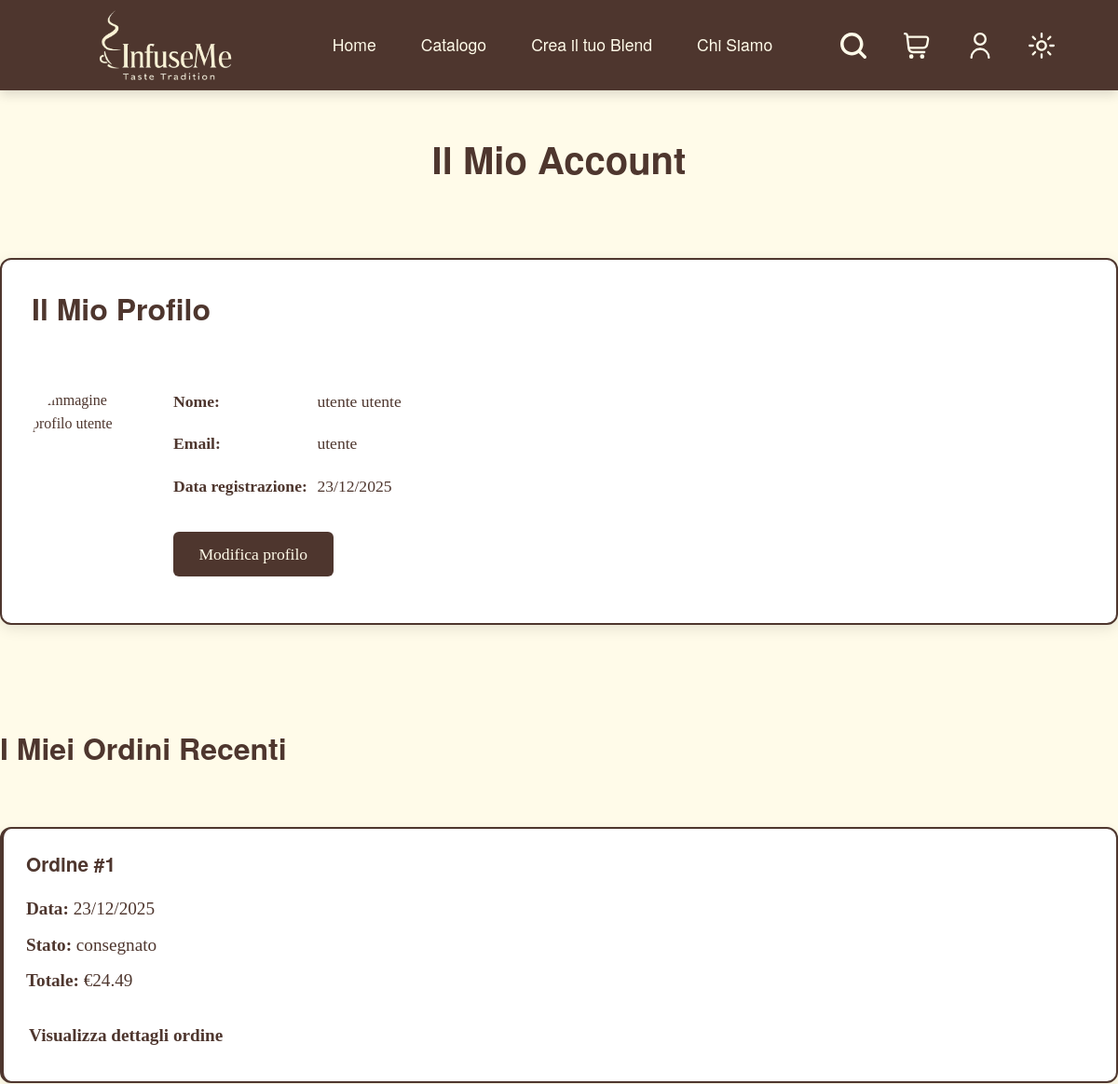
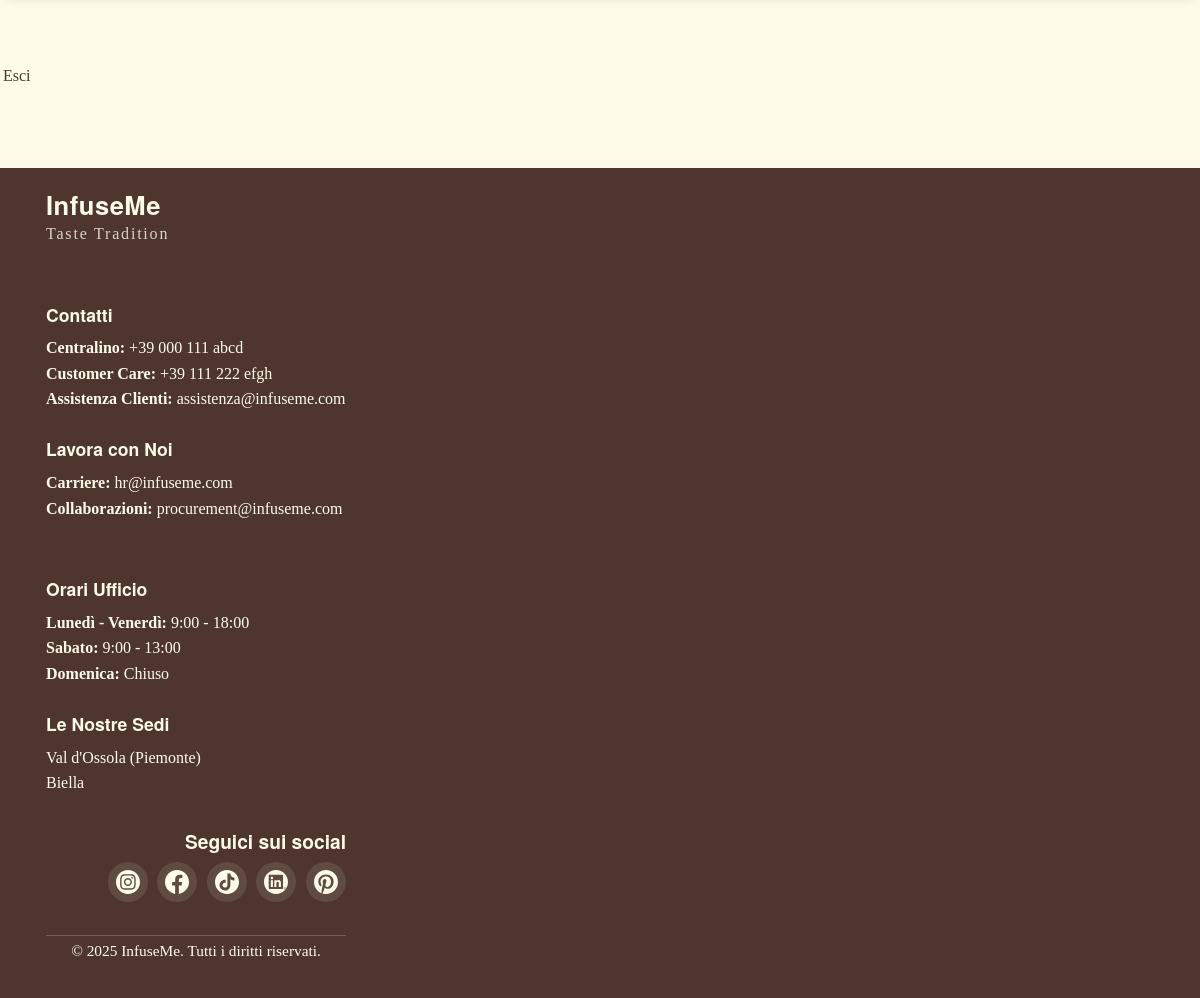
/src/paginaUtente.php (signed in), run on the app's committed database (2 pictures, top to bottom).
### tables this page shows
CREATE TABLE utente (
    id_utente INT UNSIGNED AUTO_INCREMENT PRIMARY KEY,
    nome VARCHAR(100) NOT NULL,
    cognome VARCHAR(100) NOT NULL,
    email VARCHAR(255) NOT NULL UNIQUE,
    password_hash VARCHAR(255) NOT NULL,
    data_nascita DATE NOT NULL,
    indirizzo VARCHAR(255) NULL,
    citta VARCHAR(100) NULL,
    cap VARCHAR(20) NULL,
    paese VARCHAR(100) NULL DEFAULT 'Italia',
    data_registrazione DATETIME NOT NULL DEFAULT CURRENT_TIMESTAMP,
    is_active BOOLEAN NOT NULL DEFAULT TRUE
);

CREATE TABLE ordine (
    id_ordine INT UNSIGNED AUTO_INCREMENT PRIMARY KEY,
    id_utente INT UNSIGNED NOT NULL,
    data_ordine DATETIME NOT NULL DEFAULT CURRENT_TIMESTAMP,
    data_consegna DATE NULL,
    indirizzo_spedizione VARCHAR(255) NULL,
    stato_ord ENUM('in_attesa','pagato','in_preparazione','spedito','consegnato','annullato') NOT NULL DEFAULT 'in_attesa',
    conferma_pagamento BOOLEAN NOT NULL DEFAULT FALSE,
    sottototale DECIMAL(10,2) NOT NULL DEFAULT 0.00,
    spese_spedizione DECIMAL(10,2) NOT NULL DEFAULT 4.99,
    totale DECIMAL(10,2) NOT NULL,
    omaggio BOOLEAN NOT NULL DEFAULT FALSE,
    descrizione_omaggio VARCHAR(255) NULL,
    note TEXT NULL,
    FOREIGN KEY (id_utente) REFERENCES utente(id_utente) ON DELETE RESTRICT,
    CONSTRAINT chk_ordine_totale CHECK (totale >= 0),
    CONSTRAINT chk_ordine_sottototale CHECK (sottototale >= 0)
);

### src/paginaUtente.php (the view, shortened to what this page needs)
<?php
require_once 'php/connessione.php';
try {
    $userId = userId();
    $stmt = $pdo->prepare("
        SELECT id_utente, nome, cognome, email, data_registrazione
        FROM utente
        WHERE id_utente = :id
        LIMIT 1
    ");
    $stmt->execute([':id' => $userId]);
    $utente = $stmt->fetch();
    $stmt_ordini = $pdo->prepare("
        SELECT id_ordine, data_ordine, stato_ord, totale
        FROM ordine
        WHERE id_utente = :id
        ORDER BY data_ordine DESC
        LIMIT 5
    ");
    $stmt_ordini->execute([':id' => $userId]);
    $ordini = $stmt_ordini->fetchAll();
} catch (PDOException $e) {
    die("Errore caricamento dati: " . $e->getMessage());
}
?>
<!DOCTYPE html>
<html lang="it" xml:lang="it" xmlns="http://www.w3.org/1999/xhtml">
<head>
    <link rel="stylesheet" href="style.css" type="text/css" />
</head>
<body>
     <?php include 'navbar.php'; ?>
    <main id="content">
        <section id="area-account">
            <h1>Il Mio <span lang="en">Account</span></h1>
            <section id="profilo-utente">
                <h2>Il Mio Profilo</h2>
                <div class="user-info">
                    <img src="images/avatar-utente.jpg" alt="Immagine profilo utente">
                    <div class="user-details">
                        <p><strong>Nome:</strong> <?= htmlspecialchars($utente['nome'] . ' ' . $utente['cognome']) ?>
                        </p>
                        <p><strong>Email:</strong> <?= htmlspecialchars($utente['email']) ?></p>
                        <p><strong>Data registrazione:</strong>
                            <?= date("d/m/Y", strtotime($utente['data_registrazione'])) ?></p>
                        <p><a href="modifica-profilo.php">Modifica profilo</a></p>
                    </div>
                </div>
            </section>
            <section id="ordini-recenti">
    <h2>I Miei Ordini Recenti</h2>
    <?php if (!empty($ordini)): ?>
        <?php foreach ($ordini as $ordine): ?>
            <article class="ordine">
                <h3>Ordine #<?= $ordine['id_ordine'] ?></h3>
                <p><strong>Data:</strong> <?= date("d/m/Y", strtotime($ordine['data_ordine'])) ?></p>
                <p><strong>Stato:</strong> <?= htmlspecialchars($ordine['stato_ord']) ?></p>
                <p><strong>Totale:</strong> €<?= number_format($ordine['totale'], 2) ?></p>
                <p><a href="dettaglio-ordine.php?id=<?= $ordine['id_ordine'] ?>">Visualizza dettagli ordine</a></p>
            </article>
        <?php endforeach; ?>
    <?php else: ?>
        <p>Nessun ordine ancora effettuato.</p>
    <?php endif; ?>
</section>
            <a href="/php/logout.php">Esci</a>
        </section>
    </main>
    <footer>
        <div class="container">
            <div class="footer-content">
                <div class="footer-section">
                    <div class="footer-brand">
                        <div class="brand-name"><span lang="en">InfuseMe</span></div>
                        <div class="motto-brand"><span lang="en">Taste Tradition</span></div>
                    </div>
                </div>
                <div class="footer-section">
                    <h3>Contatti</h3>
                    <address>
                        <div class="contact">
                            <strong>Centralino:</strong> +39 000 111 abcd
                        </div>
                        <div class="contact">
                            <strong><span lang="en">Customer Care</span>:</strong> +39 111 222 efgh
                        </div>
                        <div class="contact">
                            <strong>Assistenza Clienti:</strong> assistenza@infuseme.com
                        </div>
                    </address>
                    <h3>Lavora con Noi</h3>
                    <div class="work-item">
                        <strong>Carriere:</strong> hr@infuseme.com
                    </div>
                    <div class="work-item">
                        <strong>Collaborazioni:</strong> procurement@infuseme.com
                    </div>
                </div>
                <div class="footer-section">
                    <h3>Orari Ufficio</h3>
                    <div class="hours">
                        <strong>Lunedì - Venerdì:</strong> 9:00 - 18:00
                    </div>
                    <div class="hours">
                        <strong>Sabato:</strong> 9:00 - 13:00
                    </div>
                    <div class="hours">
                        <strong>Domenica:</strong> Chiuso
                    </div>
                    <h3>Le Nostre Sedi</h3>
                    <div class="location-item">Val d'Ossola (Piemonte)</div>
                    <div class="location-item">Biella</div>
                </div>
                <div class="footer-social">
                    <h3>Seguici sui social</h3>
                    <div class="social-icons">
                        <span class="social-icon" aria-label="Instagram" title="Seguici su Instagram">
                        </span>
                        <span class="social-icon" aria-label="Facebook" title="Seguici su Facebook">
                        </span>
                        <span class="social-icon" aria-label="TikTok" title="Seguici su TikTok">
                        </span>
                        <span class="social-icon" aria-label="LinkedIn" title="Seguici su LinkedIn">
                        </span>
                        <span class="social-icon" aria-label="Pinterest" title="Seguici su Pinterest">
                        </span>
                    </div>
                </div>
                <div class="footer-bottom">
                    <p>&copy; 2025 <span lang="en">InfuseMe</span>. Tutti i diritti riservati.</p>
                </div>
            </div>
    </footer>
</body>
</html>

### data on the page
utente: nome+cognome "utente utente", email "utente", data_registrazione "23/12/2025"
ordine: id_ordine "1", data_ordine "23/12/2025", stato_ord "consegnato", totale "24.49"
